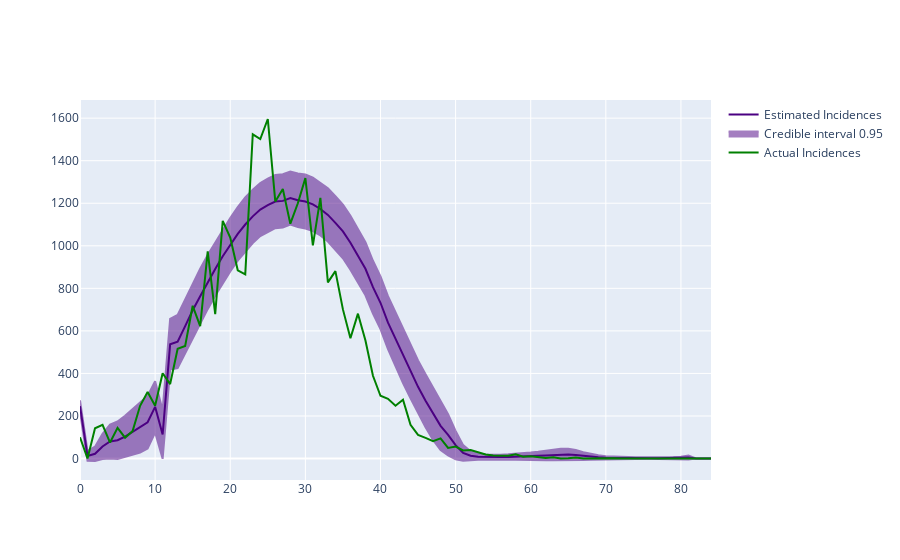

Source (notebook cell):
### Code cell
# Plot the predicted incidences
pre_I = np.array(list(df['mean'].values[:-1]) + kernel)
pre_std = np.array(list(df['sd'].values[:-1]) + kernel)

figure = go.Figure()

trace1 = go.Scatter(
    y=pre_I,
    x=list(range(starting_time_point, end_time_point)),
    mode='lines',
    name='Estimated Incidences',
    line_color='indigo'
)

trace2 = go.Scatter(
    x=list(range(starting_time_point, end_time_point)) + list(range(starting_time_point, end_time_point))[::-1],
    y=(pre_I + 1.96 * pre_std).tolist() + (pre_I - 1.96 * pre_std).tolist()[::-1],
    fill='toself',
    fillcolor='indigo',
    line_color='indigo',
    opacity=0.5,
    mode='lines',
    name='Credible interval 0.95',
)

trace3 = go.Scatter(
    y=incidences_true,
    x=list(range(starting_time_point, end_time_point)),
    mode='lines',
    name='Actual Incidences',
    line_color='green'
)

figure.add_trace(trace1)
figure.add_trace(trace2)
figure.add_trace(trace3)

### Figure 1 — Plotly figure (JSON) as saved in the notebook; plotly's stock layout.template omitted (floating-point values rounded to 4 significant figures; data arrays with more than 128 entries replaced by an {"elided": "..."} marker saying what was removed)
{"data": [{"line": {"color": "indigo"}, "mode": "lines", "name": "Estimated Incidences", "type": "scatter", "x": [0, 1, 2, 3, 4, 5, 6, 7, 8, 9, 10, 11, 12, 13, 14, 15, 16, 17, 18, 19, 20, 21, 22, 23, 24, 25, 26, 27, 28, 29, 30, 31, 32, 33, 34, 35, 36, 37, 38, 39, 40, 41, 42, 43, 44, 45, 46, 47, 48, 49, 50, 51, 52, 53, 54, 55, 56, 57, 58, 59, 60, 61, 62, 63, 64, 65, 66, 67, 68, 69, 70, 71, 72, 73, 74, 75, 76, 77, 78, 79, 80, 81, 82, 83, 84], "y": [246.2, 12.01, 22.09, 56.9, 79.93, 85.84, 103.4, 126.3, 145.9, 170.5, 243.0, 112.9, 537.2, 549.8, 622.2, 696.9, 762.5, 829.5, 891.0, 951.0, 1005.0, 1056.0, 1100.0, 1138.0, 1170.0, 1191.0, 1208.0, 1211.0, 1225.0, 1214.0, 1208.0, 1195.0, 1173.0, 1145.0, 1108.0, 1067.0, 1014.0, 954.7, 891.8, 805.4, 732.2, 638.8, 562.9, 481.2, 409.3, 337.0, 271.7, 210.4, 153.8, 111.5, 63.08, 26.23, 12.93, 8.712, 7.117, 6.727, 6.759, 7.381, 8.125, 9.04, 10.84, 12.64, 14.71, 17.01, 18.81, 18.74, 16.06, 11.64, 7.976, 5.531, 4.087, 3.196, 2.639, 2.217, 2.04, 1.885, 1.852, 1.847, 2.02, 2.309, 2.998, 4.815, 0, 0, 0]}, {"fill": "toself", "fillcolor": "indigo", "line": {"color": "indigo"}, "mode": "lines", "name": "Credible interval 0.95", "opacity": 0.5, "type": "scatter", "x": {"elided": "170 int values"}, "y": {"elided": "170 float values"}}, {"line": {"color": "green"}, "mode": "lines", "name": "Actual Incidences", "type": "scatter", "x": [0, 1, 2, 3, 4, 5, 6, 7, 8, 9, 10, 11, 12, 13, 14, 15, 16, 17, 18, 19, 20, 21, 22, 23, 24, 25, 26, 27, 28, 29, 30, 31, 32, 33, 34, 35, 36, 37, 38, 39, 40, 41, 42, 43, 44, 45, 46, 47, 48, 49, 50, 51, 52, 53, 54, 55, 56, 57, 58, 59, 60, 61, 62, 63, 64, 65, 66, 67, 68, 69, 70, 71, 72, 73, 74, 75, 76, 77, 78, 79, 80, 81, 82, 83, 84], "y": [100, 0, 142, 158, 75, 144, 98, 129, 248, 313, 248, 401, 350, 516, 529, 718, 622, 974, 679, 1117, 1039, 885, 866, 1524, 1502, 1596, 1208, 1267, 1104, 1200, 1318, 1002, 1225, 828, 881, 701, 565, 681, 555, 389, 295, 281, 248, 276, 158, 111, 97, 82, 95, 50, 56, 38, 40, 29, 19, 14, 12, 13, 20, 8, 11, 7, 3, 6, 0, 1, 5, 0, 1, 1, 0, 1, 0, 0, 0, 0, 0, 0, 0, 0, 0, 0, 2, 0, 0, 0, 0, 0, 0, 1, 1]}], "layout": {}}
